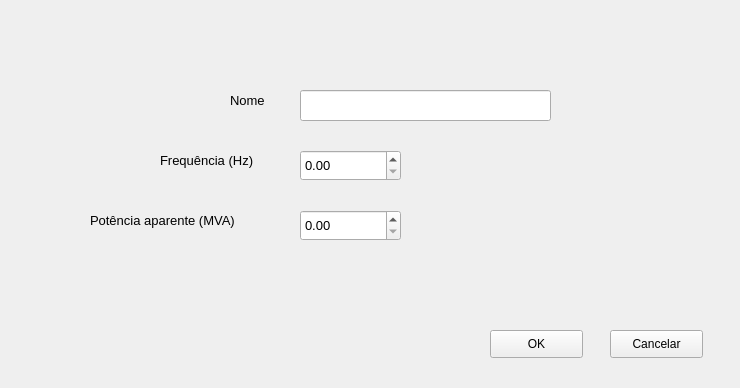
<?xml version="1.0" encoding="UTF-8"?>
<ui version="4.0">
 <class>MainWindow</class>
 <widget class="QMainWindow" name="MainWindow">
  <property name="geometry">
   <rect>
    <x>0</x>
    <y>0</y>
    <width>740</width>
    <height>388</height>
   </rect>
  </property>
  <property name="windowTitle">
   <string>Cria Rede</string>
  </property>
  <widget class="QWidget" name="centralwidget">
   <widget class="QPushButton" name="fp_rede_ok_PB">
    <property name="geometry">
     <rect>
      <x>490</x>
      <y>330</y>
      <width>93</width>
      <height>28</height>
     </rect>
    </property>
    <property name="text">
     <string>OK</string>
    </property>
   </widget>
   <widget class="QPushButton" name="fp_rede_cancel_PB">
    <property name="geometry">
     <rect>
      <x>610</x>
      <y>330</y>
      <width>93</width>
      <height>28</height>
     </rect>
    </property>
    <property name="text">
     <string>Cancelar</string>
    </property>
   </widget>
   <widget class="QLineEdit" name="fp_nome_rede_LineEdit">
    <property name="geometry">
     <rect>
      <x>300</x>
      <y>90</y>
      <width>251</width>
      <height>31</height>
     </rect>
    </property>
    <property name="font">
     <font>
      <pointsize>10</pointsize>
     </font>
    </property>
   </widget>
   <widget class="QLabel" name="label">
    <property name="geometry">
     <rect>
      <x>230</x>
      <y>90</y>
      <width>51</width>
      <height>21</height>
     </rect>
    </property>
    <property name="font">
     <font>
      <pointsize>10</pointsize>
     </font>
    </property>
    <property name="text">
     <string>Nome</string>
    </property>
   </widget>
   <widget class="QLabel" name="label_2">
    <property name="geometry">
     <rect>
      <x>160</x>
      <y>150</y>
      <width>131</width>
      <height>21</height>
     </rect>
    </property>
    <property name="font">
     <font>
      <pointsize>10</pointsize>
     </font>
    </property>
    <property name="text">
     <string>Frequência (Hz)</string>
    </property>
   </widget>
   <widget class="QLabel" name="label_3">
    <property name="geometry">
     <rect>
      <x>90</x>
      <y>210</y>
      <width>201</width>
      <height>21</height>
     </rect>
    </property>
    <property name="font">
     <font>
      <pointsize>10</pointsize>
     </font>
    </property>
    <property name="text">
     <string>Potência aparente (MVA)</string>
    </property>
   </widget>
   <widget class="QDoubleSpinBox" name="fp_freq_rede_SB">
    <property name="geometry">
     <rect>
      <x>300</x>
      <y>150</y>
      <width>101</width>
      <height>31</height>
     </rect>
    </property>
    <property name="font">
     <font>
      <pointsize>10</pointsize>
     </font>
    </property>
   </widget>
   <widget class="QDoubleSpinBox" name="fp_pot_rede_SB">
    <property name="geometry">
     <rect>
      <x>300</x>
      <y>210</y>
      <width>101</width>
      <height>31</height>
     </rect>
    </property>
    <property name="font">
     <font>
      <pointsize>10</pointsize>
     </font>
    </property>
   </widget>
  </widget>
 </widget>
 <resources/>
 <connections/>
</ui>
